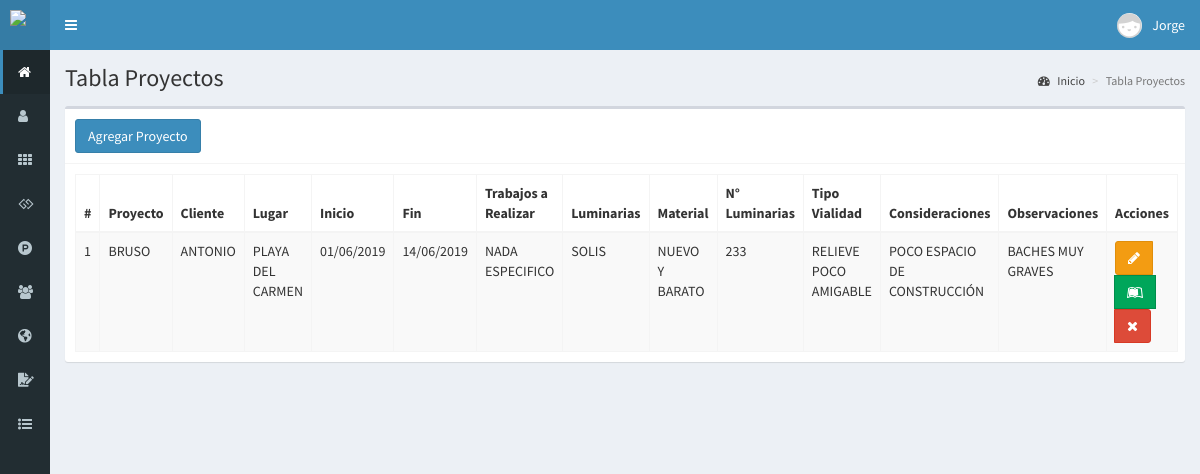
The app's page /proyectos (signed in) with its own data.
### tables this page shows
CREATE TABLE `categorias` (
  `id` int(11) NOT NULL,
  `categoria` text NOT NULL,
  `clientep` varchar(50) NOT NULL,
  `lugar` varchar(255) NOT NULL,
  `fechaI` date NOT NULL,
  `fechaF` date NOT NULL,
  `trabR` varchar(255) NOT NULL,
  `marcaL` varchar(50) NOT NULL,
  `descripM` varchar(255) NOT NULL,
  `cantL` int(40) NOT NULL,
  `tipoV` varchar(255) NOT NULL,
  `consider` varchar(255) NOT NULL,
  `obvser` varchar(255) NOT NULL,
  `fecha` timestamp NOT NULL DEFAULT CURRENT_TIMESTAMP ON UPDATE CURRENT_TIMESTAMP
);

### controladores/plantilla.controlador.php (called while the page is built)
<?php
class ControladorPlantilla{
	static public function ctrPlantilla(){
		include "vistas/plantilla.php";
	}
}

### index.php (called while the page is built, shortened)
<?php
require_once "controladores/plantilla.controlador.php";
require_once "controladores/usuarios.controlador.php";
require_once "controladores/categorias.controlador.php";
require_once "controladores/progreso.controlador.php";
require_once "modelos/categorias.modelo.php";
$plantilla = new ControladorPlantilla();
$plantilla -> ctrPlantilla();

### controladores/categorias.controlador.php (called while the page is built, shortened)
<?php
class ControladorCategorias{
	static public function ctrMostrarCategorias($item, $valor){
		$tabla = "categorias";
		$respuesta = ModeloCategorias::mdlMostrarCategorias($tabla, $item, $valor);
		return $respuesta;
    }
}

### modelos/conexion.php (called while the page is built)
<?php
class Conexion{
	static public function conectar(){
		$link = new PDO("mysql:host=localhost;dbname=pos",
			            "root",
			            "");
		$link->exec("set names utf8");
		return $link;
	}
}

### modelos/categorias.modelo.php (called while the page is built, shortened)
<?php
require_once "conexion.php";
class ModeloCategorias{
	static public function mdlMostrarCategorias($tabla, $item, $valor){
		if($item != null){
			$stmt = Conexion::conectar()->prepare("SELECT * FROM $tabla WHERE $item = :$item");
			$stmt -> bindParam(":".$item, $valor, PDO::PARAM_STR);
			$stmt -> execute();
			return $stmt -> fetch();
		}else{
			$stmt = Conexion::conectar()->prepare("SELECT * FROM $tabla");
			$stmt -> execute();
			return $stmt -> fetchAll();
		}
    }
}

### vistas/modulos/proyectos.php (the view, shortened to what this page needs)
<div class="content-wrapper">
  <section class="content-header">
    <h1>
      Tabla Proyectos
    </h1>
    <ol class="breadcrumb">
      <li><a href="inicio"><i class="fa fa-dashboard"></i> Inicio</a></li>
      <li class="active">Tabla Proyectos</li>
    </ol>
  </section>
  <section class="content">
    <div class="box">
      <div class="box-header with-border">
        <button class="btn btn-primary" data-toggle="modal" data-target="#modalAgregarCategoria">
          Agregar Proyecto
        </button>
      </div>
      <div class="box-body">
       <table class="table table-bordered table-striped dt-responsive tablas" width="100%">
        <thead>
         <tr>
           <th style="width:10px">#</th>
           <th>Proyecto</th>
           <th>Cliente</th>
           <th>Lugar</th>
           <th>Inicio</th>
           <th>Fin</th>
           <th>Trabajos a Realizar</th>
           <th>Luminarias</th>
           <th>Material</th>
           <th>N° Luminarias</th>
           <th>Tipo Vialidad</th>
           <th>Consideraciones</th>
           <th>Observaciones</th>
           <th>Acciones</th>
         </tr>
        </thead>
        <tbody>
        <?php
          $item = null;
          $valor = null;
          $proyectos = ControladorCategorias::ctrMostrarCategorias($item, $valor);
          foreach ($proyectos as $key => $value) {
             $originalDateI = $value["fechaI"];
             $originalDateF = $value["fechaF"];
             $newDateI = date("d/m/Y", strtotime($originalDateI));
             $newDateF = date("d/m/Y", strtotime($originalDateF));
            echo '<tr>
                    <td>'.($key+1).'</td>
                    <td class="text-uppercase">'.$value["categoria"].'</td>
                    <td class="text-uppercase">'.$value["clientep"].'</td>
                    <td class="text-uppercase">'.$value["lugar"].'</td>
                    <td class="text-uppercase">'.$newDateI.'</td>
                    <td class="text-uppercase">'.$newDateF.'</td>
                    <td class="text-uppercase">'.$value["trabR"].'</td>
                    <td class="text-uppercase">'.$value["marcaL"].'</td>
                    <td class="text-uppercase">'.$value["descripM"].'</td>
                    <td class="text-uppercase">'.$value["cantL"].'</td>
                    <td class="text-uppercase">'.$value["tipoV"].'</td>
                    <td class="text-uppercase">'.$value["consider"].'</td>
                    <td class="text-uppercase">'.$value["obvser"].'</td>
                    <td>
                      <div class="btn-group">
                        <button class="btn btn-warning btnEditarCategoria" data-toggle="modal" data-target="#modalEditarCategoria" idCategoria="'.$value["id"].'"><i class="fa fa-pencil"></i></button>
                        <button class="btn btn-success btnAgregarRegistro" data-toggle="modal" data-target="#modalAgregarRegistro" idProyecto="'.$value["id"].'"><i class="fa fa-leanpub"></i></button>';
                      if($_SESSION["perfil"] == "Administrador"){
                          echo '<button class="btn btn-danger btnEliminarCategoria" idCategoria="'.$value["id"].'"><i class="fa fa-times"></i></button>';
                      }
                      echo '</div>
                    </td>
                  </tr>';
            }
        ?>
        </tbody>
       </table>
      </div>
    </div>
  </section>
</div>

### records on screen
categorias: categoria "BRUSO", clientep "ANTONIO", lugar "PLAYA DEL CARMEN", fechaI "01/06/2019", fechaF "14/06/2019", trabR "NADA ESPECIFICO", marcaL "SOLIS", descripM "NUEVO Y BARATO", cantL "233", tipoV "RELIEVE POCO AMIGABLE", consider "POCO ESPACIO DE CONSTRUCCIÓN", obvser "BACHES MUY GRAVES"

### other values on screen
$_SESSION["nombre"] "Jorge"
